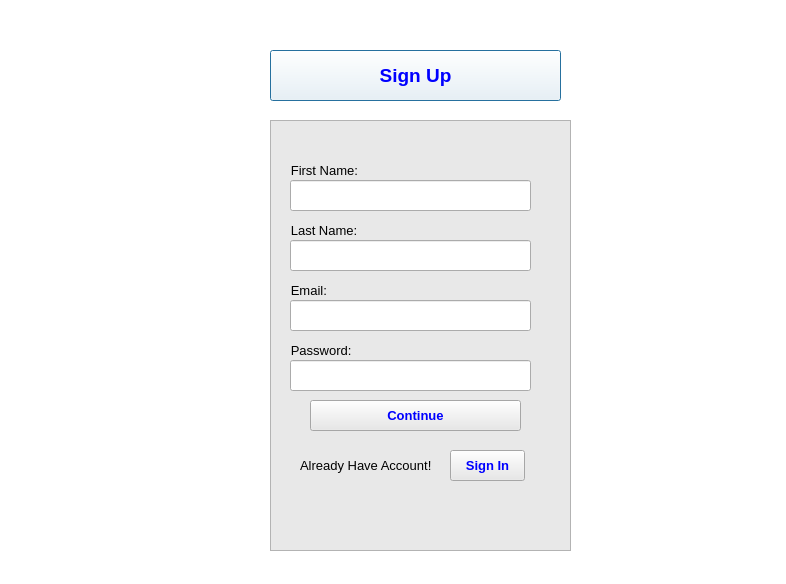
<?xml version="1.0" encoding="UTF-8"?>
<ui version="4.0">
 <class>Dialog</class>
 <widget class="QDialog" name="Dialog">
  <property name="geometry">
   <rect>
    <x>0</x>
    <y>0</y>
    <width>786</width>
    <height>584</height>
   </rect>
  </property>
  <property name="windowTitle">
   <string>Dialog</string>
  </property>
  <widget class="QGraphicsView" name="graphicsView">
   <property name="geometry">
    <rect>
     <x>-120</x>
     <y>-20</y>
     <width>911</width>
     <height>691</height>
    </rect>
   </property>
  </widget>
  <widget class="QLabel" name="label_2">
   <property name="geometry">
    <rect>
     <x>0</x>
     <y>20</y>
     <width>201</width>
     <height>61</height>
    </rect>
   </property>
   <property name="text">
    <string/>
   </property>
   <property name="pixmap">
    <pixmap resource="linkedin logo.qrc">:/photos/logo.png</pixmap>
   </property>
  </widget>
  <widget class="QPushButton" name="signinbutton_2">
   <property name="geometry">
    <rect>
     <x>270</x>
     <y>50</y>
     <width>291</width>
     <height>51</height>
    </rect>
   </property>
   <property name="font">
    <font>
     <pointsize>14</pointsize>
     <weight>75</weight>
     <bold>true</bold>
    </font>
   </property>
   <property name="styleSheet">
    <string notr="true">color: rgb(0, 0, 255);
background-color: rgb(255, 255, 255);</string>
   </property>
   <property name="text">
    <string>Sign Up</string>
   </property>
  </widget>
  <widget class="QGraphicsView" name="graphicsView_2">
   <property name="geometry">
    <rect>
     <x>270</x>
     <y>120</y>
     <width>301</width>
     <height>431</height>
    </rect>
   </property>
   <property name="styleSheet">
    <string notr="true">background-color: rgb(232, 232, 232);</string>
   </property>
  </widget>
  <widget class="QLabel" name="label_4">
   <property name="geometry">
    <rect>
     <x>280</x>
     <y>160</y>
     <width>91</width>
     <height>20</height>
    </rect>
   </property>
   <property name="font">
    <font>
     <pointsize>10</pointsize>
    </font>
   </property>
   <property name="styleSheet">
    <string notr="true">background-color: rgb(232, 232, 232);</string>
   </property>
   <property name="text">
    <string>   First Name:</string>
   </property>
  </widget>
  <widget class="QLineEdit" name="firstnameinput">
   <property name="geometry">
    <rect>
     <x>290</x>
     <y>180</y>
     <width>241</width>
     <height>31</height>
    </rect>
   </property>
  </widget>
  <widget class="QLabel" name="label_5">
   <property name="geometry">
    <rect>
     <x>280</x>
     <y>220</y>
     <width>91</width>
     <height>20</height>
    </rect>
   </property>
   <property name="font">
    <font>
     <pointsize>10</pointsize>
    </font>
   </property>
   <property name="styleSheet">
    <string notr="true">background-color: rgb(232, 232, 232);</string>
   </property>
   <property name="text">
    <string>   Last Name:</string>
   </property>
  </widget>
  <widget class="QLineEdit" name="lastnameinput">
   <property name="geometry">
    <rect>
     <x>290</x>
     <y>240</y>
     <width>241</width>
     <height>31</height>
    </rect>
   </property>
  </widget>
  <widget class="QLabel" name="label_3">
   <property name="geometry">
    <rect>
     <x>280</x>
     <y>280</y>
     <width>71</width>
     <height>20</height>
    </rect>
   </property>
   <property name="font">
    <font>
     <pointsize>10</pointsize>
    </font>
   </property>
   <property name="styleSheet">
    <string notr="true">background-color: rgb(232, 232, 232);</string>
   </property>
   <property name="text">
    <string>   Email:</string>
   </property>
  </widget>
  <widget class="QLineEdit" name="emailinput">
   <property name="geometry">
    <rect>
     <x>290</x>
     <y>300</y>
     <width>241</width>
     <height>31</height>
    </rect>
   </property>
  </widget>
  <widget class="QLabel" name="label_6">
   <property name="geometry">
    <rect>
     <x>280</x>
     <y>340</y>
     <width>91</width>
     <height>20</height>
    </rect>
   </property>
   <property name="font">
    <font>
     <pointsize>10</pointsize>
    </font>
   </property>
   <property name="styleSheet">
    <string notr="true">background-color: rgb(232, 232, 232);</string>
   </property>
   <property name="text">
    <string>   Password:</string>
   </property>
  </widget>
  <widget class="QLineEdit" name="passwordinput">
   <property name="geometry">
    <rect>
     <x>290</x>
     <y>360</y>
     <width>241</width>
     <height>31</height>
    </rect>
   </property>
  </widget>
  <widget class="QPushButton" name="continuebutton">
   <property name="geometry">
    <rect>
     <x>310</x>
     <y>400</y>
     <width>211</width>
     <height>31</height>
    </rect>
   </property>
   <property name="font">
    <font>
     <pointsize>10</pointsize>
     <weight>75</weight>
     <bold>true</bold>
    </font>
   </property>
   <property name="styleSheet">
    <string notr="true">background-color: rgb(232, 232, 232);color: rgb(0, 0, 255);</string>
   </property>
   <property name="text">
    <string>Continue</string>
   </property>
  </widget>
  <widget class="QLabel" name="label_7">
   <property name="geometry">
    <rect>
     <x>300</x>
     <y>450</y>
     <width>131</width>
     <height>31</height>
    </rect>
   </property>
   <property name="font">
    <font>
     <pointsize>10</pointsize>
    </font>
   </property>
   <property name="styleSheet">
    <string notr="true">background-color: rgb(232, 232, 232);</string>
   </property>
   <property name="text">
    <string>Already Have Account!</string>
   </property>
  </widget>
  <widget class="QPushButton" name="signinbutton">
   <property name="geometry">
    <rect>
     <x>450</x>
     <y>450</y>
     <width>75</width>
     <height>31</height>
    </rect>
   </property>
   <property name="font">
    <font>
     <pointsize>10</pointsize>
     <weight>75</weight>
     <bold>true</bold>
    </font>
   </property>
   <property name="styleSheet">
    <string notr="true">background-color: rgb(232, 232, 232);color: rgb(0, 0, 255);</string>
   </property>
   <property name="text">
    <string>Sign In</string>
   </property>
  </widget>
 </widget>
 <resources>
  <include location="linkedin logo.qrc"/>
  <include location="linkedin logo.qrc"/>
 </resources>
 <connections/>
</ui>
